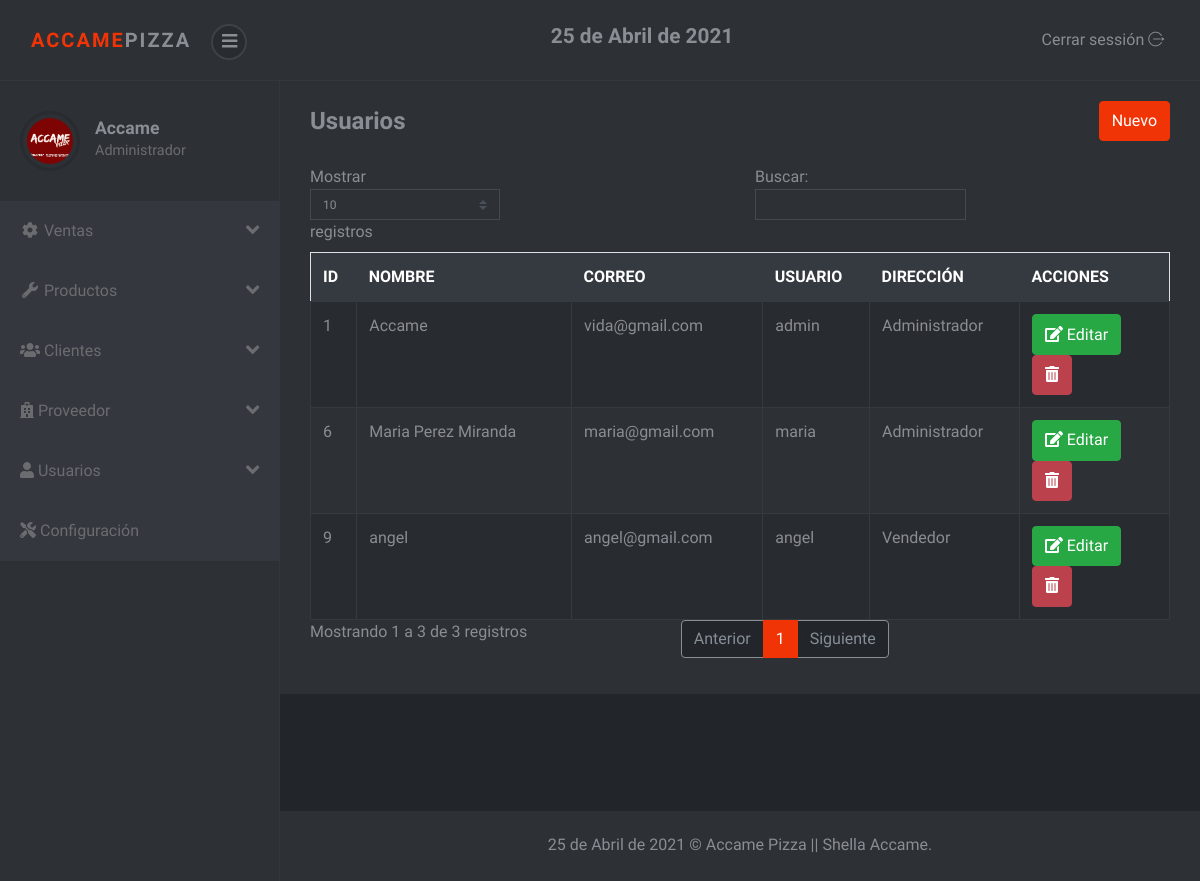
The page /sistema/lista_usuarios.php (signed in) on the database its author committed.
### tables this page shows
CREATE TABLE `usuario` (
  `idusuario` int(11) NOT NULL,
  `nombre` varchar(100) NOT NULL,
  `correo` varchar(100) NOT NULL,
  `usuario` varchar(20) NOT NULL,
  `clave` varchar(50) NOT NULL,
  `rol` int(11) NOT NULL
);

CREATE TABLE `rol` (
  `idrol` int(11) NOT NULL,
  `rol` varchar(50) NOT NULL
);

### sistema/lista_usuarios.php (the view)
<?php include_once "includes/header.php"; ?>
<div class="container-fluid">
	<div class="d-sm-flex align-items-center justify-content-between mb-4">
		<h1 class="h3 mb-0 text-gray-800">Usuarios</h1>
		<?php if ($_SESSION['rol'] == 1) { ?>
		<a href="registro_usuario.php" class="btn btn-primary">Nuevo</a>
		<?php } ?>
	</div>
	<div class="row">
		<div class="col-lg-12">
			<div class="table-responsive">
				<table class="table table-striped table-bordered" id="table">
					<thead class="thead-dark">
						<tr>
							<th>ID</th>
							<th>NOMBRE</th>
							<th>CORREO</th>
							<th>USUARIO</th>
							<th>DIRECCIÓN</th>
							<?php if ($_SESSION['rol'] == 1) { ?>
							<th>ACCIONES</th>
							<?php }?>
						</tr>
					</thead>
					<tbody>
						<?php
						include "../conexion.php";
						$query = mysqli_query($conexion, "SELECT u.idusuario, u.nombre, u.correo, u.usuario, r.rol FROM usuario u INNER JOIN rol r ON u.rol = r.idrol");
						$result = mysqli_num_rows($query);
						if ($result > 0) {
							while ($data = mysqli_fetch_assoc($query)) { ?>
								<tr>
									<td><?php echo $data['idusuario']; ?></td>
									<td><?php echo $data['nombre']; ?></td>
									<td><?php echo $data['correo']; ?></td>
									<td><?php echo $data['usuario']; ?></td>
									<td><?php echo $data['rol']; ?></td>
									<?php if ($_SESSION['rol'] == 1) { ?>
									<td>
										<a href="editar_usuario.php?id=<?php echo $data['idusuario']; ?>" class="btn btn-success"><i class='fas fa-edit'></i> Editar</a>
										<form action="eliminar_usuario.php?id=<?php echo $data['idusuario']; ?>" method="post" class="confirmar d-inline">
											<button class="btn btn-danger" type="submit"><i class='fas fa-trash-alt'></i> </button>
										</form>
									</td>
									<?php } ?>
								</tr>
						<?php }
						} ?>
					</tbody>
				</table>
			</div>
		</div>
	</div>
</div>
<?php include_once "includes/footer.php"; ?>

### sistema/includes/header.php (shortened to what this page needs)
<?php
include "includes/functions.php";
?>
<!DOCTYPE html>
<html>
<head>
	<link rel="stylesheet" href="vendor/bootstrap/css/bootstrap.min.css">
	<link rel="stylesheet" href="css/font.css">
	<link rel="stylesheet" href="css/style.violet.css" id="theme-stylesheet">
	<link rel="stylesheet" href="css/custom.css">
</head>
<body>
	<header class="header">
		<nav class="navbar navbar-expand-lg">
			<div class="container-fluid d-flex align-items-center justify-content-between">
				<div class="navbar-header">
					<a href="index.php" class="navbar-brand">
						<div class="brand-text brand-big visible text-uppercase"><strong class="text-primary">Accame</strong><strong>Pizza</strong></div>
					</a>
					<button class="sidebar-toggle"><i class="fas fa-bars"></i></button>
				</div>
				<h4><?php echo fechaPeru(); ?></h4>
				<div class="right-menu list-inline no-margin-bottom">
					<div class="list-inline-item logout"> <a id="logout" href="salir.php" class="nav-link"> <span class="d-none d-sm-inline">Cerrar sessión </span><i class="icon-logout"></i></a></div>
				</div>
			</div>
		</nav>
	</header>
	<div class="d-flex align-items-stretch">
		<nav id="sidebar">
			<div class="sidebar-header d-flex align-items-center">
				<div class="avatar"><img src="img/logo.jpg" alt="..." class="img-fluid rounded-circle"></div>
				<div class="title">
					<h1 class="h5"><?php echo $_SESSION['nombre']; ?></h1>
					<p><?php if ($_SESSION['rol'] == 1) {
							echo "Administrador";
						} else {
							echo "Vendedor";
						} ?></p>
				</div>
			</div>
			<ul class="navbar-nav bg-gradient-primary sidebar sidebar-dark accordion" id="accordionSidebar">
				<li class="nav-item">
					<a class="nav-link collapsed" href="#" data-toggle="collapse" data-target="#collapseTwo" aria-expanded="true" aria-controls="collapseTwo">
						<i class="fas fa-fw fa-cog"></i>
						<span>Ventas</span>
						<i class="fas fa-angle-down fa-lg float-right"></i>
					</a>
				</li>
				<li class="nav-item">
					<a class="nav-link collapsed" href="#" data-toggle="collapse" data-target="#collapseUtilities" aria-expanded="true" aria-controls="collapseUtilities">
						<i class="fas fa-fw fa-wrench"></i>
						<span>Productos</span>
						<i class="fas fa-angle-down fa-lg float-right"></i>
					</a>
				</li>
				<li class="nav-item">
					<a class="nav-link collapsed" href="#" data-toggle="collapse" data-target="#collapseClientes" aria-expanded="true" aria-controls="collapseUtilities">
						<i class="fas fa-users"></i>
						<span>Clientes</span>
						<i class="fas fa-angle-down fa-lg float-right"></i>
					</a>
				</li>
				<li class="nav-item">
					<a class="nav-link collapsed" href="#" data-toggle="collapse" data-target="#collapseProveedor" aria-expanded="true" aria-controls="collapseUtilities">
						<i class="fas fa-hospital"></i>
						<span>Proveedor</span>
						<i class="fas fa-angle-down fa-lg float-right"></i>
					</a>
				</li>
				<?php if ($_SESSION['rol'] == 1) { ?>
					<li class="nav-item">
						<a class="nav-link" href="#" data-toggle="collapse" data-target="#collapseUsuarios" aria-expanded="true">
							<i class="fas fa-user"></i>
							<span>Usuarios</span>
							<i class="fas fa-angle-down fa-lg float-right"></i>
						</a>
					</li>
				<?php } ?>
				<li class="nav-item">
					<a class="nav-link" href="configuracion.php" aria-expanded="true">
						<i class="fas fa-tools"></i>
						<span>Configuración</span>
					</a>
				</li>
			</ul>
		</nav>
		<div class="page-content">
			<div class="page-header">

### sistema/includes/footer.php (shortened to what this page needs)
</div>
<footer class="footer">
  <div class="footer__block block no-margin-bottom">
    <div class="container-fluid text-center">
      <p class="no-margin-bottom"><?php echo fechaPeru(); ?> &copy; Accame Pizza || Shella Accame.</p>
    </div>
  </div>
</footer>
</div>
</div>
</body>
</html>

### sistema/css/style.violet.css (style rules this page uses)
body { position: relative; }
a { -webkit-transition: all 0.3s; transition: all 0.3s; display: inline-block; }
.text-uppercase { letter-spacing: 0.1em; }
p { line-height: 1.7; }
button { cursor: pointer; }
i, span, strong { display: inline-block; }
.no-margin-bottom { margin-bottom: 0 !important; }
.block { padding: 20px; background: #2d3035; color: #8a8d93; margin-bottom: 30px; }
.page-content { position: relative; background: #22252a; min-height: 100vh; width: calc(100% - 280px); padding: 0; padding-bottom: 70px; }
.page-header { padding: 20px 15px; background: #2d3035; color: #8a8d93; margin-bottom: 30px; }
.footer { position: absolute; bottom: 0; width: 100%; }
.footer .footer__block { min-height: 70px; }
i[class*='icon-'] { -webkit-transform: translateY(2px); transform: translateY(2px); }
nav.navbar { background: #2d3035; color: #8a8d93; padding-top: 20px; padding-bottom: 20px; border-bottom: 1px solid #34373d; z-index: 10; }
nav.navbar .sidebar-toggle { width: 36px; height: 36px; line-height: 29px; text-align: center; border-radius: 50%; background: #282b2f; color: #8a8d93; font-size: 1.1rem; border: 2px solid #3d4148; outline: none; }
nav.navbar a { color: inherit; }
nav.navbar .brand-text { display: none; font-weight: 700; }
nav.navbar .brand-text.visible { display: block; }
nav.navbar a.nav-link { padding: .5rem .3rem; position: relative; }
nav#sidebar { width: 280px; background: #2d3035; color: #6a6c70; border-right: 1px solid #34373d; }
nav#sidebar a { color: inherit; text-decoration: none; position: relative; }
nav#sidebar a[aria-expanded="true"] { background: #34373d; }
nav#sidebar .sidebar-header { padding: 30px 20px; }
nav#sidebar .sidebar-header h1, nav#sidebar .sidebar-header p { margin-bottom: 0; }
nav#sidebar .sidebar-header h1 { color: #8a8d93; }
nav#sidebar .sidebar-header p { font-size: 0.9rem; }
nav#sidebar .avatar { width: 60px; height: 60px; border-radius: 50%; overflow: hidden; margin-right: 15px; background: none; padding: 4px; border: 3px solid #282b2f; }
nav#sidebar ul { max-height: none; }
nav#sidebar li { position: relative; }
nav#sidebar li a { padding: 18px 20px; display: block; font-weight: 400; }
nav#sidebar li::before { content: ''; width: 2px; height: 100%; background: none; display: block; position: absolute; top: 0; left: 0; z-index: 99; }
button, input[type='submit'] { cursor: pointer; font-family: inherit; font-weight: 300 !important; }
.table { margin-bottom: 0; color: #8a8d93; }
.table td, .table th { border-color: #343a40; }
.table thead th { border: none; }
.table-striped tbody tr { -webkit-transition: all 0.3s; transition: all 0.3s; }
.table-striped tbody tr:nth-of-type(odd) { background-color: #282b2f; }
.table-bordered td, .table-bordered th { border-color: #343a40; }
.navbar { padding: 0.5rem 1rem; }
.navbar-brand { display: inline-block; padding-top: 0.3125rem; padding-bottom: 0.3125rem; margin-right: 1rem; font-size: 1.25rem; }
.btn { font-weight: 400; border: 1px solid transparent; padding: 0.45rem 0.75rem; font-size: 1rem; line-height: 1.5; border-radius: 0.25rem; -webkit-transition: color 0.15s ease-in-out, background-color 0.15s ease-in-out, border-color 0.15s ease-in-out, -webkit-box-shadow 0.15s ease-in-out; transition: color 0.15s ease-in-out, background-color 0.15s ease-in-out, border-color 0.15s ease-in-out, -webkit-box-shadow 0.15s ease-in-out; transition: color 0.15s ease-in-out, background-color 0.15s ease-in-out, border-color 0.15s ease-in-out, box-shadow 0.15s ease-in-out; transition: color 0.15s ease-in-out, background-color 0.15s ease-in-out, border-color 0.15s ease-in-out, box-shadow 0.15s ease-in-out, -webkit-box-shadow 0.15s ease-in-out; }
.btn-primary { color: color-yiq(#f03406); background-color: #f03406; border-color: #f03406; }
.btn-success { color: color-yiq(#28a745); background-color: #28a745; border-color: #28a745; }
.btn-danger { color: color-yiq(#bb414d); background-color: #bb414d; border-color: #bb414d; }
body { font-family: "Muli", sans-serif; font-size: 1rem; font-weight: 400; line-height: 1.5; color: #8a8d93; background-color: #fff; }
a { color: #f03406; text-decoration: none; }
h1, h2, h3, h4, h5, h6, .h1, .h2, .h3, .h4, .h5, .h6 { margin-bottom: 0.5rem; font-family: inherit; font-weight: 700; line-height: 1.2; color: inherit; }
h1, .h1 { font-size: 2.5rem; }
h3, .h3 { font-size: 1.5rem; }
h4, .h4 { font-size: 1.3rem; }
h5, .h5 { font-size: 1.1rem; }
.text-primary { color: #f03406 !important; }
.nav-link { padding: 0.5rem 1rem; }

### rows shown on the page
usuario: idusuario "1", nombre "Accame", correo "vida@gmail.com", usuario "admin", rol.rol "Administrador"
usuario: idusuario "6", nombre "Maria Perez Miranda", correo "maria@gmail.com", usuario "maria", rol.rol "Administrador"
usuario: idusuario "9", nombre "angel", correo "angel@gmail.com", usuario "angel", rol.rol "Vendedor"

### other values the page prints
fechaPeru() "25 de Abril de 2021"
$_SESSION['nombre'] "Accame"
